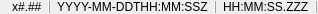
<?xml version="1.0" encoding="UTF-8"?>
<ui version="4.0">
 <class>StatusBarWidgetUi</class>
 <widget class="QWidget" name="StatusBarWidgetUi">
  <property name="geometry">
   <rect>
    <x>0</x>
    <y>0</y>
    <width>634</width>
    <height>24</height>
   </rect>
  </property>
  <layout class="QHBoxLayout" name="horizontalLayout">
   <property name="sizeConstraint">
    <enum>QLayout::SetFixedSize</enum>
   </property>
   <property name="leftMargin">
    <number>0</number>
   </property>
   <property name="topMargin">
    <number>0</number>
   </property>
   <property name="rightMargin">
    <number>0</number>
   </property>
   <property name="bottomMargin">
    <number>0</number>
   </property>
   <item>
    <widget class="QWidget" name="mStateWidget" native="true">
     <layout class="QHBoxLayout" name="horizontalLayout_2">
      <property name="leftMargin">
       <number>0</number>
      </property>
      <property name="topMargin">
       <number>0</number>
      </property>
      <property name="rightMargin">
       <number>0</number>
      </property>
      <property name="bottomMargin">
       <number>0</number>
      </property>
     </layout>
    </widget>
   </item>
   <item>
    <widget class="QWidget" name="mRunNumberWidget" native="true">
     <layout class="QHBoxLayout" name="horizontalLayout_6">
      <property name="leftMargin">
       <number>0</number>
      </property>
      <property name="topMargin">
       <number>0</number>
      </property>
      <property name="rightMargin">
       <number>0</number>
      </property>
      <property name="bottomMargin">
       <number>0</number>
      </property>
     </layout>
    </widget>
   </item>
   <item>
    <widget class="QWidget" name="mClockRateWidget" native="true">
     <layout class="QHBoxLayout" name="horizontalLayout_3">
      <property name="leftMargin">
       <number>0</number>
      </property>
      <property name="topMargin">
       <number>0</number>
      </property>
      <property name="rightMargin">
       <number>0</number>
      </property>
      <property name="bottomMargin">
       <number>0</number>
      </property>
      <item>
       <widget class="QLabel" name="mClockRateLabel">
        <property name="toolTip">
         <string>Simulation clock rate</string>
        </property>
        <property name="text">
         <string>x#.##</string>
        </property>
       </widget>
      </item>
      <item>
       <widget class="Line" name="line_2">
        <property name="frameShadow">
         <enum>QFrame::Raised</enum>
        </property>
        <property name="orientation">
         <enum>Qt::Vertical</enum>
        </property>
       </widget>
      </item>
     </layout>
    </widget>
   </item>
   <item>
    <widget class="QWidget" name="mWallTimeWidget" native="true">
     <layout class="QHBoxLayout" name="horizontalLayout_4">
      <property name="leftMargin">
       <number>0</number>
      </property>
      <property name="topMargin">
       <number>0</number>
      </property>
      <property name="rightMargin">
       <number>0</number>
      </property>
      <property name="bottomMargin">
       <number>0</number>
      </property>
      <item>
       <widget class="QLabel" name="mWallTimeLabel">
        <property name="toolTip">
         <string>Current wall time</string>
        </property>
        <property name="text">
         <string>YYYY-MM-DDTHH:MM:SSZ</string>
        </property>
       </widget>
      </item>
      <item>
       <widget class="Line" name="line_4">
        <property name="frameShadow">
         <enum>QFrame::Raised</enum>
        </property>
        <property name="orientation">
         <enum>Qt::Vertical</enum>
        </property>
       </widget>
      </item>
     </layout>
    </widget>
   </item>
   <item>
    <widget class="QWidget" name="mSimTimeWidget" native="true">
     <layout class="QHBoxLayout" name="horizontalLayout_5">
      <property name="leftMargin">
       <number>0</number>
      </property>
      <property name="topMargin">
       <number>0</number>
      </property>
      <property name="rightMargin">
       <number>0</number>
      </property>
      <property name="bottomMargin">
       <number>0</number>
      </property>
      <item>
       <widget class="wkf::TimeLabel" name="mSimTimeLabel">
        <property name="toolTip">
         <string>Current simulation time</string>
        </property>
        <property name="text">
         <string>HH:MM:SS.ZZZ</string>
        </property>
       </widget>
      </item>
      <item>
       <widget class="Line" name="line">
        <property name="frameShadow">
         <enum>QFrame::Raised</enum>
        </property>
        <property name="orientation">
         <enum>Qt::Vertical</enum>
        </property>
       </widget>
      </item>
     </layout>
    </widget>
   </item>
  </layout>
 </widget>
 <customwidgets>
  <customwidget>
   <class>wkf::TimeLabel</class>
   <extends>QLabel</extends>
   <header>WkfUnitTypes.hpp</header>
  </customwidget>
 </customwidgets>
 <resources/>
 <connections/>
</ui>
